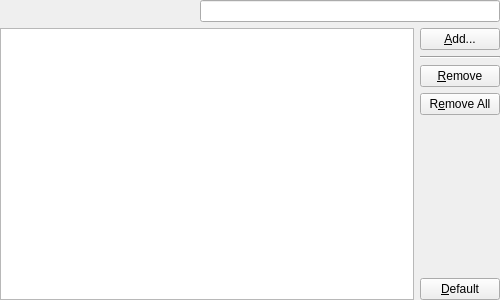
<?xml version="1.0" encoding="UTF-8"?>
<ui version="4.0">
 <class>E5StringListEditWidget</class>
 <widget class="QWidget" name="E5StringListEditWidget">
  <property name="geometry">
   <rect>
    <x>0</x>
    <y>0</y>
    <width>500</width>
    <height>300</height>
   </rect>
  </property>
  <property name="windowTitle">
   <string/>
  </property>
  <layout class="QVBoxLayout" name="verticalLayout">
   <property name="leftMargin">
    <number>0</number>
   </property>
   <property name="topMargin">
    <number>0</number>
   </property>
   <property name="rightMargin">
    <number>0</number>
   </property>
   <property name="bottomMargin">
    <number>0</number>
   </property>
   <item>
    <layout class="QGridLayout" name="gridLayout_4">
     <property name="horizontalSpacing">
      <number>0</number>
     </property>
     <item row="0" column="1">
      <widget class="E5ClearableLineEdit" name="searchEdit">
       <property name="sizePolicy">
        <sizepolicy hsizetype="Expanding" vsizetype="Fixed">
         <horstretch>0</horstretch>
         <verstretch>0</verstretch>
        </sizepolicy>
       </property>
       <property name="minimumSize">
        <size>
         <width>300</width>
         <height>0</height>
        </size>
       </property>
       <property name="toolTip">
        <string>Enter search term for strings</string>
       </property>
      </widget>
     </item>
     <item row="0" column="0">
      <spacer name="horizontalSpacer_2">
       <property name="orientation">
        <enum>Qt::Horizontal</enum>
       </property>
       <property name="sizeHint" stdset="0">
        <size>
         <width>40</width>
         <height>20</height>
        </size>
       </property>
      </spacer>
     </item>
    </layout>
   </item>
   <item>
    <layout class="QGridLayout" name="gridLayout">
     <item row="0" column="0" rowspan="6">
      <widget class="E5ListView" name="stringList">
       <property name="alternatingRowColors">
        <bool>true</bool>
       </property>
       <property name="selectionMode">
        <enum>QAbstractItemView::ExtendedSelection</enum>
       </property>
      </widget>
     </item>
     <item row="0" column="1">
      <widget class="QPushButton" name="addButton">
       <property name="toolTip">
        <string>Press to add an entry</string>
       </property>
       <property name="text">
        <string>&amp;Add...</string>
       </property>
       <property name="autoDefault">
        <bool>false</bool>
       </property>
      </widget>
     </item>
     <item row="1" column="1">
      <widget class="Line" name="line_3">
       <property name="orientation">
        <enum>Qt::Horizontal</enum>
       </property>
      </widget>
     </item>
     <item row="2" column="1">
      <widget class="QPushButton" name="removeButton">
       <property name="toolTip">
        <string>Press to remove the selected entries</string>
       </property>
       <property name="text">
        <string>&amp;Remove</string>
       </property>
       <property name="autoDefault">
        <bool>false</bool>
       </property>
      </widget>
     </item>
     <item row="3" column="1">
      <widget class="QPushButton" name="removeAllButton">
       <property name="toolTip">
        <string>Press to remove all entries</string>
       </property>
       <property name="text">
        <string>R&amp;emove All</string>
       </property>
       <property name="autoDefault">
        <bool>false</bool>
       </property>
      </widget>
     </item>
     <item row="4" column="1">
      <spacer name="verticalSpacer_3">
       <property name="orientation">
        <enum>Qt::Vertical</enum>
       </property>
       <property name="sizeHint" stdset="0">
        <size>
         <width>20</width>
         <height>40</height>
        </size>
       </property>
      </spacer>
     </item>
     <item row="5" column="1">
      <widget class="QPushButton" name="defaultButton">
       <property name="toolTip">
        <string>Press to set the default list of values</string>
       </property>
       <property name="text">
        <string>&amp;Default</string>
       </property>
      </widget>
     </item>
    </layout>
   </item>
  </layout>
 </widget>
 <customwidgets>
  <customwidget>
   <class>E5ClearableLineEdit</class>
   <extends>QLineEdit</extends>
   <header>E5Gui/E5LineEdit.h</header>
  </customwidget>
  <customwidget>
   <class>E5ListView</class>
   <extends>QListView</extends>
   <header>E5Gui/E5ListView.h</header>
  </customwidget>
 </customwidgets>
 <tabstops>
  <tabstop>stringList</tabstop>
  <tabstop>searchEdit</tabstop>
  <tabstop>addButton</tabstop>
  <tabstop>removeButton</tabstop>
  <tabstop>removeAllButton</tabstop>
  <tabstop>defaultButton</tabstop>
 </tabstops>
 <resources/>
 <connections/>
</ui>
